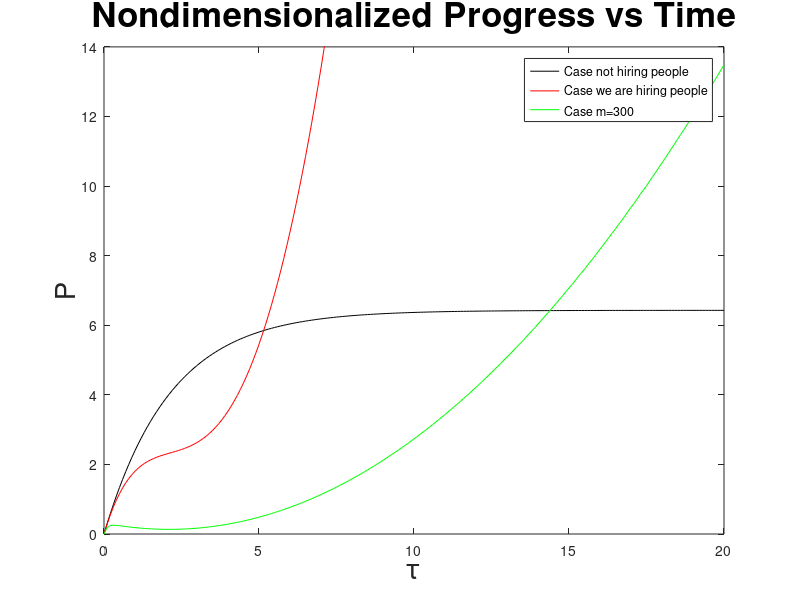

The MATLAB script that drew this image:
close all;clear all;clc;



X = @(t) (r-s)*t + X0;
Y = @(t) ((s*r-s^2)/(2*k))*t^2 + (s/k)*X0*t + Y0;
% Case we are not hiring
r = 0;
s = 0;
k = 30;
l = 10;
m = 14;
X0 = 0;
Y0 = 3;

f = figure;
tspan = 0:0.1:20;
ode1 = @(t,y) [(r-s); (s/k)*y(1); y(2)-(m/k)*y(3)-(l/k)*y(1)];
[tout,yout] = ode45(ode1,tspan,[X0,Y0,0]);
plot(tout,yout(:,3),'k-');
hold on;

% Case we are hiring, half of the junior staff turn seniors.
r = 10;
s = 5;
k = 30;
l = 10;
m = 14;
X0 = 0;
Y0 = 3;


ode1 = @(t,y) [(r-s); (s/k)*y(1); y(2)-(m/k)*y(3)-(l/k)*y(1)];
[tout,yout] = ode45(ode1,tspan,[X0,Y0,0]);
plot(tout,yout(:,3),'r-');

% Case when m is really big
r = 10;
s = 5;
k = 30;
l = 10;
X0 = 0;
Y0 = 3;
m = 300;

ode1 = @(t,y) [(r-s); (s/k)*y(1); y(2)-(m/k)*y(3)-(l/k)*y(1)];
[tout,yout] = ode45(ode1,tspan,[X0,Y0,0]);
axis([0 tspan(end) 0 14]);
plot(tout,yout(:,3),'g-');

title('Nondimensionalized Progress vs Time','Fontsize',25);
ylabel('P','Fontsize',20);
xlabel('\tau','Fontsize',20);
legend('Case not hiring people','Case we are hiring people','Case m=300');

mkdir('..','images');
saveas(f, '../images/caseIII.png');